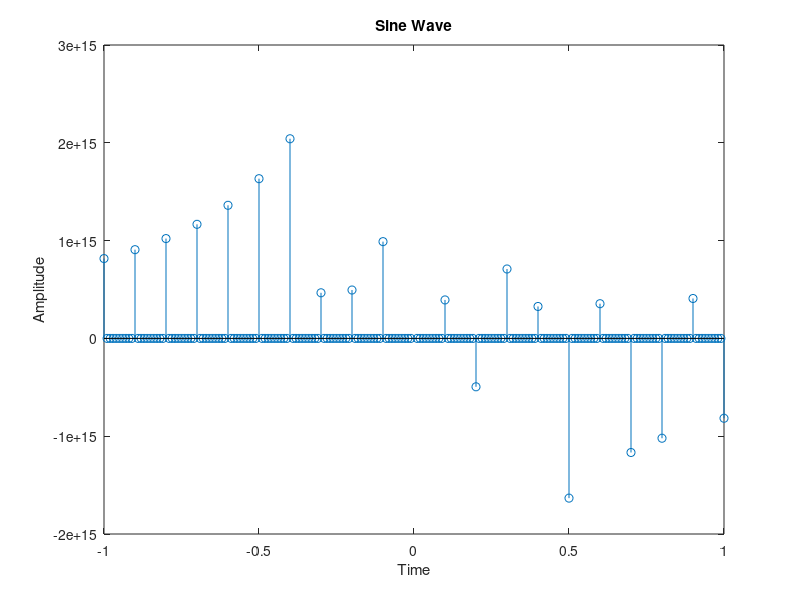

Write the MATLAB code that produced this figure.
a=1;
f=5;
fs=100;
n=-1:1/fs:1;
x=a*cot(2*pi*f*n);
stem(n,x);
title("Sine Wave");
xlabel("Time");
ylabel("Amplitude");
